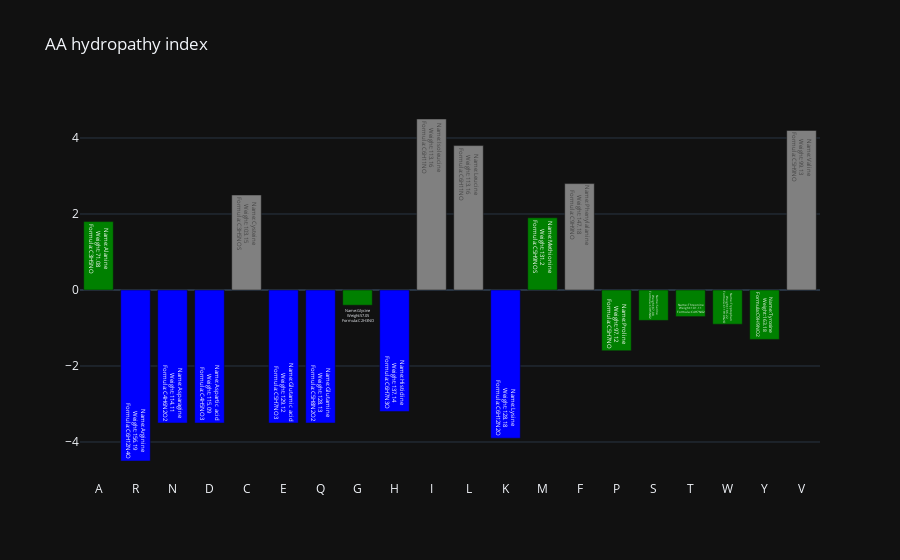

The code cell stored with this chart in its notebook:
### Markdown cell above
Lets add more information to the hovertext!

### Code cell
data = [
    go.Bar(
        x=aa_df["1-letter code"],
        y=aa_df["hydropathy index (Kyte-Doolittle method)"],
        marker_color=aa_df['hp_color'],
        text="Name:" + aa_df['Name'] + "<br />" +\
            "Weight:" + aa_df['Residue Weight'].astype(str) + "<br />" +\
            "Formula:" + aa_df['Residue Formula']
            

    )
]

fig = go.Figure(data=data)
fig.update_layout(template="plotly_dark", title="AA hydropathy index")

fig.show()

### Figure 1 — Plotly figure (JSON) as saved in the notebook; plotly's stock layout.template omitted (floating-point values rounded to 4 significant figures)
{"data": [{"marker": {"color": ["green", "blue", "blue", "blue", "grey", "blue", "blue", "green", "blue", "grey", "grey", "blue", "green", "grey", "green", "green", "green", "green", "green", "grey"]}, "text": ["Name:Alanine<br />Weight:71.08<br />Formula:C3H5NO", "Name:Arginine<br />Weight:156.19<br />Formula:C6H12N4O", "Name:Asparagine<br />Weight:114.11<br />Formula:C4H6N2O2", "Name:Aspartic acid<br />Weight:115.09<br />Formula:C4H5NO3", "Name:Cysteine<br />Weight:103.15<br />Formula:C3H5NOS", "Name:Glutamic acid<br />Weight:129.12<br />Formula:C5H7NO3", "Name:Glutamine<br />Weight:128.13<br />Formula:C5H8N2O2", "Name:Glycine<br />Weight:57.05<br />Formula:C2H3NO", "Name:Histidine<br />Weight:137.14<br />Formula:C6H7N3O", "Name:Isoleucine<br />Weight:113.16<br />Formula:C6H11NO", "Name:Leucine<br />Weight:113.16<br />Formula:C6H11NO", "Name:Lysine<br />Weight:128.18<br />Formula:C6H12N2O", "Name:Methionine<br />Weight:131.2<br />Formula:C5H9NOS", "Name:Phenylalanine<br />Weight:147.18<br />Formula:C9H9NO", "Name:Proline<br />Weight:97.12<br />Formula:C5H7NO", "Name:Serine<br />Weight:87.08<br />Formula:C3H5NO2", "Name:Threonine<br />Weight:101.11<br />Formula:C4H7NO2", "Name:Tryptophan<br />Weight:186.22<br />Formula:C11H10N2O", "Name:Tyrosine<br />Weight:163.18<br />Formula:C9H9NO2", "Name:Valine<br />Weight:99.13<br />Formula:C5H9NO"], "type": "bar", "x": ["A", "R", "N", "D", "C", "E", "Q", "G", "H", "I", "L", "K", "M", "F", "P", "S", "T", "W", "Y", "V"], "y": [1.8, -4.5, -3.5, -3.5, 2.5, -3.5, -3.5, -0.4, -3.2, 4.5, 3.8, -3.9, 1.9, 2.8, -1.6, -0.8, -0.7, -0.9, -1.3, 4.2]}], "layout": {"title": {"text": "AA hydropathy index"}}}
